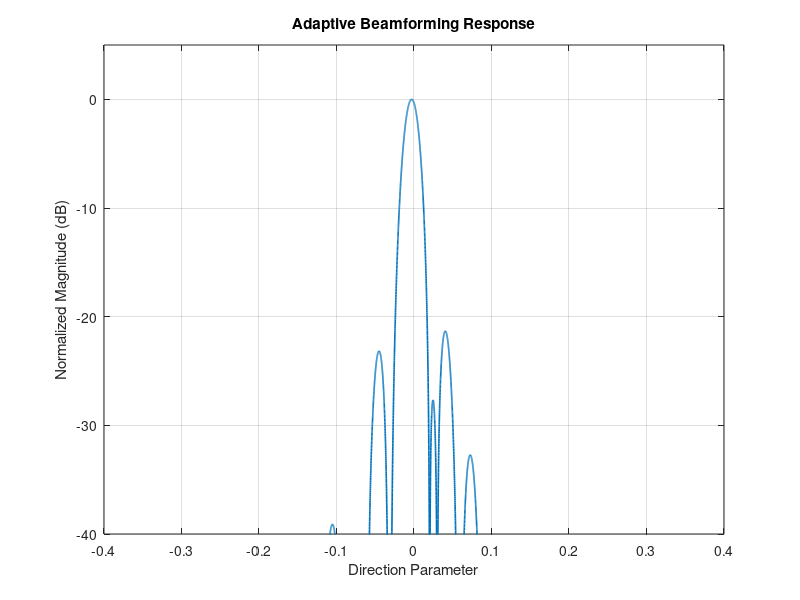
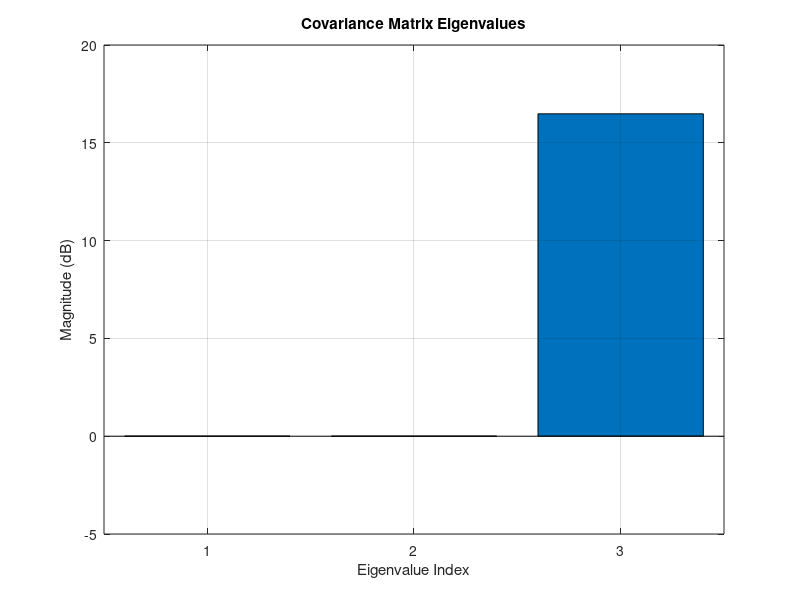

Write the MATLAB code that produced these figures, in order.
% adaptive_beamforming_demo.m
clear; close all; clc;

% Radar / array parameters
numChannels = 3;
txApertureLength = 1;          % [m]
rxApertureLength = 1/3;        % [m]
wavelength = 0.03;             % [m]

% Target direction
targetDirection = 0;

% Evaluation grid
numGridPoints = 10000;
directionGrid = linspace(-10*wavelength/txApertureLength, 10*wavelength/txApertureLength, numGridPoints);

% Phase center positions
phaseCenters = [-rxApertureLength; 0; rxApertureLength];

% Desired signal steering vector
targetSteeringVector = 1/sqrt(numChannels) ...
    * sinc(targetDirection * txApertureLength / wavelength) ...
    * sinc(targetDirection * rxApertureLength / wavelength) ...
    * exp(1j * 2*pi/wavelength * phaseCenters * targetDirection);

% Steering matrix over direction grid
steeringMatrix = ([1; 1; 1] ...
    * (sinc(directionGrid * txApertureLength / wavelength) ...
    .* sinc(directionGrid * rxApertureLength / wavelength))) ...
    .* exp(1j * 2*pi/wavelength * phaseCenters * directionGrid);

% Conventional beamformer response
conventionalResponse = targetSteeringVector' * steeringMatrix;
conventionalResponse_dB = 20 * log10(abs(conventionalResponse) + eps);
conventionalResponse_dB = conventionalResponse_dB - max(conventionalResponse_dB);

% Interference scenario
noisePower = 1;
jammerDirection = 0.02;
jammerToNoiseRatio_dB = 20;
jammerPower = 10^(jammerToNoiseRatio_dB / 10);

% Noise covariance
noiseCovariance = noisePower * eye(numChannels);

% Jammer steering vector
jammerSteeringVector = 1/sqrt(numChannels) ...
    * sinc(jammerDirection * txApertureLength / wavelength) ...
    * sinc(jammerDirection * rxApertureLength / wavelength) ...
    * exp(1j * 2*pi/wavelength * phaseCenters * jammerDirection);

jammerSignalVector = jammerSteeringVector * sqrt(numChannels);

% Jammer covariance
jammerCovariance = jammerPower * (jammerSignalVector * jammerSignalVector');

% Total covariance
totalCovariance = jammerCovariance + noiseCovariance;

% Adaptive response
adaptiveResponse = targetSteeringVector' * (totalCovariance \ steeringMatrix);
adaptiveResponse_dB = 20 * log10(abs(adaptiveResponse) + eps);
adaptiveResponse_dB = adaptiveResponse_dB - max(adaptiveResponse_dB);

% Plot adaptive response
figure(1);
plot(directionGrid, adaptiveResponse_dB, 'LineWidth', 1.2);
title('Adaptive Beamforming Response');
xlabel('Direction Parameter');
ylabel('Normalized Magnitude (dB)');
ylim([-40 5]);
grid on;

% Plot covariance eigenvalues
covarianceEigenvalues = eig(totalCovariance);

figure(2);
bar(10 * log10(abs(covarianceEigenvalues) + eps));
title('Covariance Matrix Eigenvalues');
xlabel('Eigenvalue Index');
ylabel('Magnitude (dB)');
grid on;
